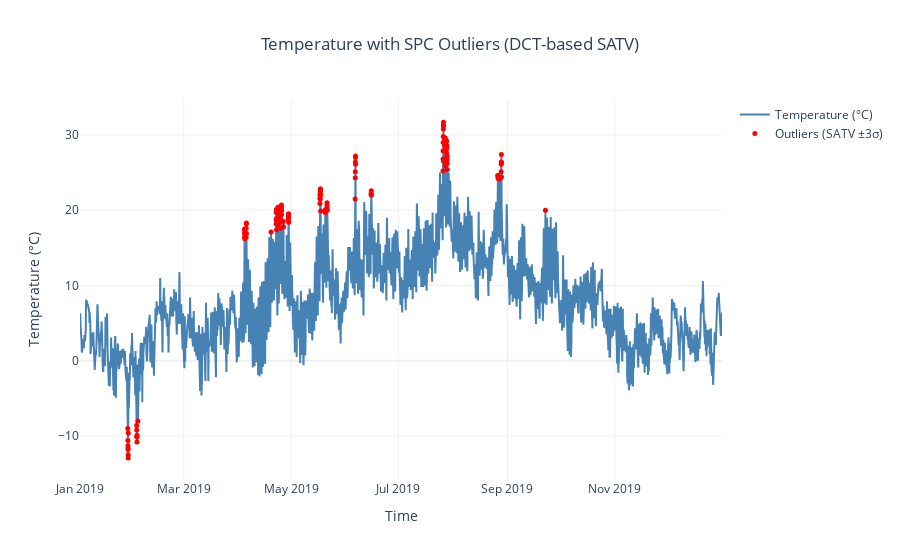

The code cell stored with this chart in its notebook:
### Code cell
# Eksempel: analyser temperaturdata for Bergen 2019
fig, oppsummering = analyser_temperatur_dct_spc(bergen,
                                                verdi_kolonne="temperature_2m",
                                                tids_kolonne="time",
                                                cutoff_dager=90,
                                                k_sigma=3)

fig.show()
print(oppsummering)

### Figure 1 — Plotly figure (JSON) as saved in the notebook; plotly's stock layout.template omitted (floating-point values rounded to 4 significant figures; data arrays with more than 128 entries replaced by an {"elided": "..."} marker saying what was removed)
{"data": [{"line": {"color": "steelblue"}, "mode": "lines", "name": "Temperature (°C)", "type": "scatter", "x": {"elided": "8760 str values"}, "y": {"elided": "8760 float values"}}, {"marker": {"color": "red", "size": 5}, "mode": "markers", "name": "Outliers (SATV ±3σ)", "type": "scatter", "x": {"elided": "135 str values"}, "y": {"elided": "135 float values"}}], "layout": {"hovermode": "x unified", "title": {"text": "Temperature with SPC Outliers (DCT-based SATV)", "x": 0.5}, "xaxis": {"title": {"text": "Time"}}, "yaxis": {"title": {"text": "Temperature (°C)"}}}}
